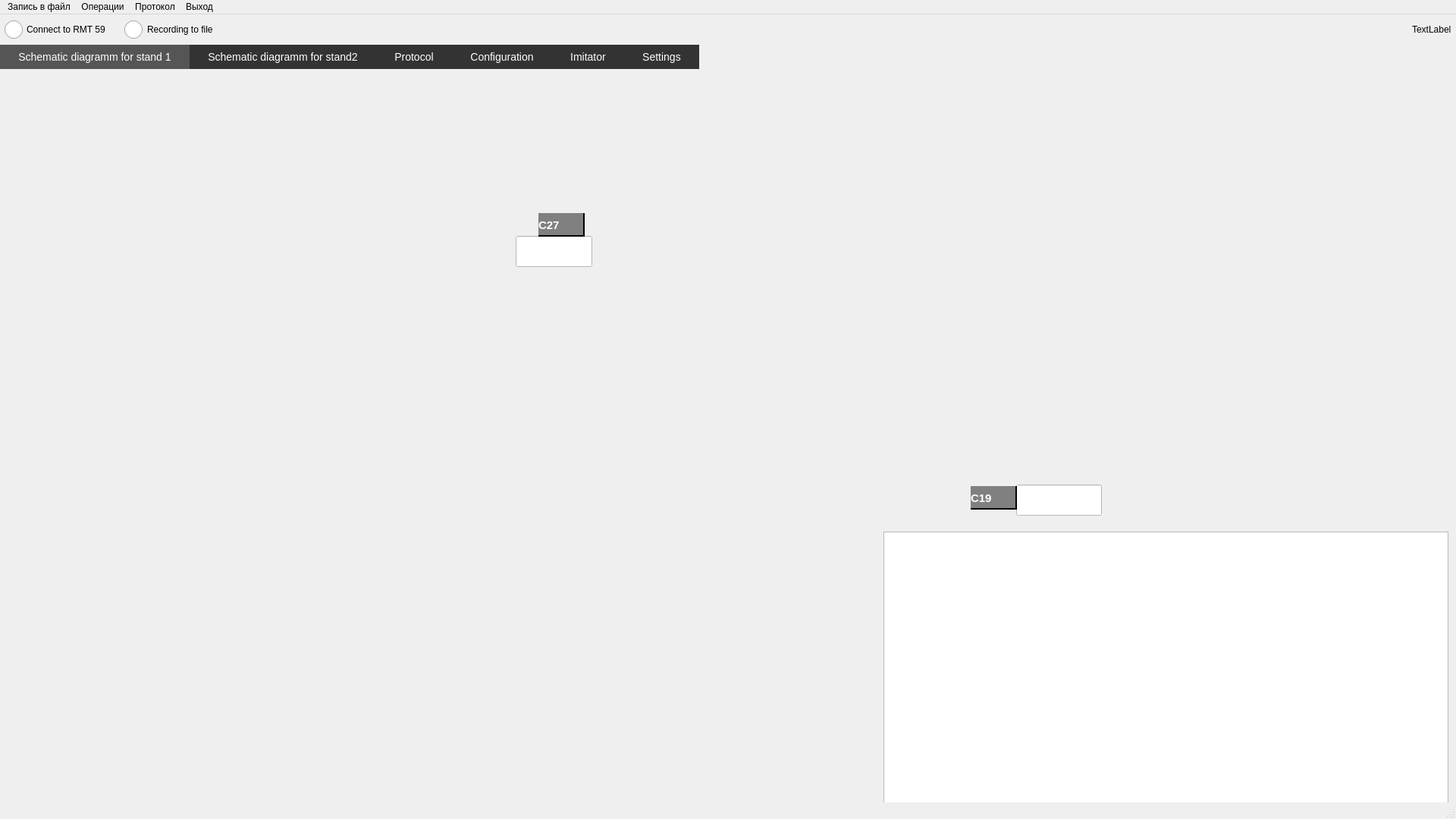
<?xml version="1.0" encoding="UTF-8"?>
<ui version="4.0">
 <class>MainWindow</class>
 <widget class="QMainWindow" name="MainWindow">
  <property name="geometry">
   <rect>
    <x>0</x>
    <y>0</y>
    <width>1920</width>
    <height>1080</height>
   </rect>
  </property>
  <property name="windowTitle">
   <string>RMT 59</string>
  </property>
  <widget class="QWidget" name="centralwidget">
   <layout class="QVBoxLayout" name="mainLayout">
    <property name="spacing">
     <number>0</number>
    </property>
    <property name="leftMargin">
     <number>0</number>
    </property>
    <property name="topMargin">
     <number>0</number>
    </property>
    <property name="rightMargin">
     <number>0</number>
    </property>
    <property name="bottomMargin">
     <number>0</number>
    </property>
    <item>
     <widget class="QWidget" name="controlsWidget" native="true">
      <property name="minimumSize">
       <size>
        <width>0</width>
        <height>40</height>
       </size>
      </property>
      <property name="maximumSize">
       <size>
        <width>16777215</width>
        <height>40</height>
       </size>
      </property>
      <layout class="QHBoxLayout" name="horizontalLayout">
       <property name="spacing">
        <number>24</number>
       </property>
       <property name="leftMargin">
        <number>6</number>
       </property>
       <property name="topMargin">
        <number>0</number>
       </property>
       <property name="rightMargin">
        <number>6</number>
       </property>
       <property name="bottomMargin">
        <number>0</number>
       </property>
       <item alignment="Qt::AlignmentFlag::AlignHCenter">
        <widget class="QRadioButton" name="connectToRmtRb">
         <property name="styleSheet">
          <string notr="true">QRadioButton#connectToRmtRb {
	spacing: 5px;
}
QRadioButton#connectToRmtRb::indicator {
	width: 24px;
	height: 24px;
}
QRadioButton#connectToRmtRb::indicator:unchecked {
	image: url(:/resources/icons/imgs/green_unchecked_icon.png);
}
QRadioButton#connectToRmtRb::indicator:checked {
	image: url(:/resources/icons/imgs/green_checked_icon.png);
}</string>
         </property>
         <property name="text">
          <string>Connect to RMT 59</string>
         </property>
        </widget>
       </item>
       <item alignment="Qt::AlignmentFlag::AlignHCenter">
        <widget class="QRadioButton" name="recordingToFileRb">
         <property name="styleSheet">
          <string notr="true">QRadioButton#connectToRmtRb {
	spacing: 5px;
}
QRadioButton#recordingToFileRb::indicator {
	width: 24px;
	height: 24px;
}
QRadioButton#recordingToFileRb::indicator:unchecked {
	image: url(:/resources/icons/imgs/red_unchecked_icon.png);
}
QRadioButton#recordingToFileRb::indicator:checked {
	image: url(:/resources/icons/imgs/red_checked_icon.png);
}</string>
         </property>
         <property name="text">
          <string>Recording to file</string>
         </property>
        </widget>
       </item>
       <item>
        <spacer name="horizontalSpacer">
         <property name="orientation">
          <enum>Qt::Orientation::Horizontal</enum>
         </property>
         <property name="sizeHint" stdset="0">
          <size>
           <width>40</width>
           <height>20</height>
          </size>
         </property>
        </spacer>
       </item>
       <item>
        <widget class="QLabel" name="dateTimeLbl">
         <property name="text">
          <string>TextLabel</string>
         </property>
        </widget>
       </item>
      </layout>
     </widget>
    </item>
    <item>
     <widget class="QWidget" name="tabBarWidget" native="true">
      <property name="maximumSize">
       <size>
        <width>16777215</width>
        <height>40</height>
       </size>
      </property>
      <property name="styleSheet">
       <string notr="true">
QPushButton { padding: 8px 24px; border: none; background: #333; color: white; font-size: 14px; }
QPushButton:checked { background: #555; }
       </string>
      </property>
      <layout class="QHBoxLayout" name="tabBarLayout">
       <property name="spacing">
        <number>0</number>
       </property>
       <property name="leftMargin">
        <number>0</number>
       </property>
       <property name="topMargin">
        <number>0</number>
       </property>
       <property name="rightMargin">
        <number>0</number>
       </property>
       <property name="bottomMargin">
        <number>0</number>
       </property>
       <item>
        <widget class="QPushButton" name="btnTab1">
         <property name="text">
          <string>Schematic diagramm for stand 1</string>
         </property>
         <property name="checkable">
          <bool>true</bool>
         </property>
         <property name="checked">
          <bool>true</bool>
         </property>
        </widget>
       </item>
       <item>
        <widget class="QPushButton" name="btnTab2">
         <property name="text">
          <string>Schematic diagramm for stand2</string>
         </property>
         <property name="checkable">
          <bool>true</bool>
         </property>
        </widget>
       </item>
       <item>
        <widget class="QPushButton" name="btnTab3">
         <property name="text">
          <string>Protocol</string>
         </property>
         <property name="checkable">
          <bool>true</bool>
         </property>
        </widget>
       </item>
       <item>
        <widget class="QPushButton" name="btnTab4">
         <property name="text">
          <string>Configuration</string>
         </property>
         <property name="checkable">
          <bool>true</bool>
         </property>
        </widget>
       </item>
       <item>
        <widget class="QPushButton" name="btnTab5">
         <property name="text">
          <string>Imitator</string>
         </property>
         <property name="checkable">
          <bool>true</bool>
         </property>
        </widget>
       </item>
       <item>
        <widget class="QPushButton" name="btnTab6">
         <property name="text">
          <string>Settings</string>
         </property>
         <property name="checkable">
          <bool>true</bool>
         </property>
        </widget>
       </item>
       <item>
        <spacer name="tabBarSpacer">
         <property name="orientation">
          <enum>Qt::Orientation::Horizontal</enum>
         </property>
         <property name="sizeHint" stdset="0">
          <size>
           <width>0</width>
           <height>0</height>
          </size>
         </property>
        </spacer>
       </item>
      </layout>
     </widget>
    </item>
    <item>
     <widget class="QStackedWidget" name="stackedWidget">
      <widget class="QWidget" name="stand_1">
       <property name="styleSheet">
        <string notr="true">QWidget#stand_1 {
    border-image: url(:/resources/imgs/bg.png) 0 0 0 0 stretch stretch;
}
QWidget#stand_1 QLabel {
    background-color: grey; color: white; 
    border-bottom: 2px solid black;
    border-right: 2px solid black;
	font-size: 11pt; font-weight: bold;
}
QWidget#stand_1 QLineEdit {
    background-color: white; color: black;
	font-size: 12pt; font-weight: bold;
}</string>
       </property>
       <widget class="QLineEdit" name="c27le">
        <property name="geometry">
         <rect>
          <x>680</x>
          <y>220</y>
          <width>101</width>
          <height>41</height>
         </rect>
        </property>
        <property name="font">
         <font>
          <pointsize>12</pointsize>
          <bold>true</bold>
         </font>
        </property>
       </widget>
       <widget class="QLabel" name="c27lbl">
        <property name="geometry">
         <rect>
          <x>710</x>
          <y>190</y>
          <width>61</width>
          <height>31</height>
         </rect>
        </property>
        <property name="font">
         <font>
          <pointsize>11</pointsize>
          <bold>true</bold>
         </font>
        </property>
        <property name="text">
         <string>C27</string>
        </property>
       </widget>
       <widget class="QLineEdit" name="c19le">
        <property name="geometry">
         <rect>
          <x>1340</x>
          <y>548</y>
          <width>113</width>
          <height>41</height>
         </rect>
        </property>
        <property name="font">
         <font>
          <pointsize>12</pointsize>
          <bold>true</bold>
         </font>
        </property>
       </widget>
       <widget class="QLabel" name="c19lbl">
        <property name="geometry">
         <rect>
          <x>1280</x>
          <y>550</y>
          <width>61</width>
          <height>31</height>
         </rect>
        </property>
        <property name="font">
         <font>
          <pointsize>11</pointsize>
          <bold>true</bold>
         </font>
        </property>
        <property name="text">
         <string>C19</string>
        </property>
       </widget>
       <widget class="QTableView" name="tableView">
        <property name="geometry">
         <rect>
          <x>1165</x>
          <y>610</y>
          <width>745</width>
          <height>470</height>
         </rect>
        </property>
       </widget>
      </widget>
      <widget class="QWidget" name="stand_2">
       <widget class="QLabel" name="label_2">
        <property name="geometry">
         <rect>
          <x>30</x>
          <y>40</y>
          <width>391</width>
          <height>19</height>
         </rect>
        </property>
        <property name="text">
         <string>Мнемосхем стенда 2</string>
        </property>
       </widget>
      </widget>
      <widget class="QWidget" name="protocol">
       <widget class="QLabel" name="label_3">
        <property name="geometry">
         <rect>
          <x>30</x>
          <y>30</y>
          <width>181</width>
          <height>19</height>
         </rect>
        </property>
        <property name="text">
         <string>Protocol</string>
        </property>
       </widget>
      </widget>
      <widget class="QWidget" name="configuration">
       <widget class="QLabel" name="label_4">
        <property name="geometry">
         <rect>
          <x>50</x>
          <y>40</y>
          <width>151</width>
          <height>19</height>
         </rect>
        </property>
        <property name="text">
         <string>configuration</string>
        </property>
       </widget>
      </widget>
      <widget class="QWidget" name="imitator">
       <widget class="QLabel" name="label_5">
        <property name="geometry">
         <rect>
          <x>50</x>
          <y>40</y>
          <width>58</width>
          <height>19</height>
         </rect>
        </property>
        <property name="text">
         <string>imitator</string>
        </property>
       </widget>
      </widget>
      <widget class="QWidget" name="settings">
       <widget class="QWidget" name="layoutWidget">
        <property name="geometry">
         <rect>
          <x>15</x>
          <y>9</y>
          <width>351</width>
          <height>941</height>
         </rect>
        </property>
        <layout class="QVBoxLayout" name="verticalLayout_5">
         <item>
          <widget class="QGroupBox" name="groupBox">
           <property name="title">
            <string>RMT 59 Settings</string>
           </property>
           <layout class="QVBoxLayout" name="verticalLayout">
            <item>
             <widget class="QLabel" name="ipAddressSettingsLbl">
              <property name="text">
               <string>IP-address</string>
              </property>
             </widget>
            </item>
            <item>
             <widget class="QLineEdit" name="ipAddressSettingsLe"/>
            </item>
            <item>
             <widget class="QLabel" name="portSettingsLbl">
              <property name="text">
               <string>Port</string>
              </property>
             </widget>
            </item>
            <item>
             <widget class="QLineEdit" name="portSettingsLe"/>
            </item>
            <item>
             <widget class="QLabel" name="deviceNumberSettingsLbl">
              <property name="text">
               <string>Device number</string>
              </property>
             </widget>
            </item>
            <item>
             <widget class="QLineEdit" name="deviceNumberSettingsLe"/>
            </item>
            <item>
             <widget class="QLabel" name="signalStartSettingsLbl">
              <property name="text">
               <string>Signal &quot;Start&quot;</string>
              </property>
             </widget>
            </item>
            <item>
             <widget class="QLineEdit" name="signalStartSettingsLe"/>
            </item>
            <item>
             <widget class="QLabel" name="signalRefuelingSettingsLbl">
              <property name="text">
               <string>Signal &quot;Refueling&quot;</string>
              </property>
             </widget>
            </item>
            <item>
             <widget class="QLineEdit" name="signalRefuelingSettingsLe"/>
            </item>
           </layout>
          </widget>
         </item>
         <item>
          <widget class="QGroupBox" name="groupBox_2">
           <property name="title">
            <string>Other</string>
           </property>
           <layout class="QVBoxLayout" name="verticalLayout_2">
            <item>
             <widget class="QLabel" name="lastResteTimeLbl">
              <property name="text">
               <string>Last reset time</string>
              </property>
             </widget>
            </item>
            <item>
             <widget class="QLineEdit" name="lastResetTimeLe"/>
            </item>
            <item>
             <spacer name="verticalSpacer">
              <property name="orientation">
               <enum>Qt::Orientation::Vertical</enum>
              </property>
              <property name="sizeHint" stdset="0">
               <size>
                <width>20</width>
                <height>40</height>
               </size>
              </property>
             </spacer>
            </item>
           </layout>
          </widget>
         </item>
        </layout>
       </widget>
       <widget class="QPushButton" name="saveSettings">
        <property name="geometry">
         <rect>
          <x>400</x>
          <y>20</y>
          <width>261</width>
          <height>27</height>
         </rect>
        </property>
        <property name="text">
         <string>Save settings (remove in production)</string>
        </property>
       </widget>
       <widget class="QLabel" name="settingsMsgLbl">
        <property name="geometry">
         <rect>
          <x>400</x>
          <y>60</y>
          <width>281</width>
          <height>19</height>
         </rect>
        </property>
        <property name="text">
         <string/>
        </property>
       </widget>
      </widget>
     </widget>
    </item>
   </layout>
  </widget>
  <widget class="QMenuBar" name="menubar">
   <property name="geometry">
    <rect>
     <x>0</x>
     <y>0</y>
     <width>1920</width>
     <height>24</height>
    </rect>
   </property>
   <widget class="QMenu" name="menuSaveToFile">
    <property name="title">
     <string>Запись в файл</string>
    </property>
   </widget>
   <widget class="QMenu" name="menuOperations">
    <property name="title">
     <string>Операции</string>
    </property>
   </widget>
   <widget class="QMenu" name="menuProtocol">
    <property name="title">
     <string>Протокол</string>
    </property>
   </widget>
   <widget class="QMenu" name="menuExit">
    <property name="title">
     <string>Выход</string>
    </property>
   </widget>
   <addaction name="menuSaveToFile"/>
   <addaction name="menuOperations"/>
   <addaction name="menuProtocol"/>
   <addaction name="menuExit"/>
  </widget>
  <widget class="QStatusBar" name="statusbar"/>
 </widget>
 <resources/>
 <connections/>
</ui>
